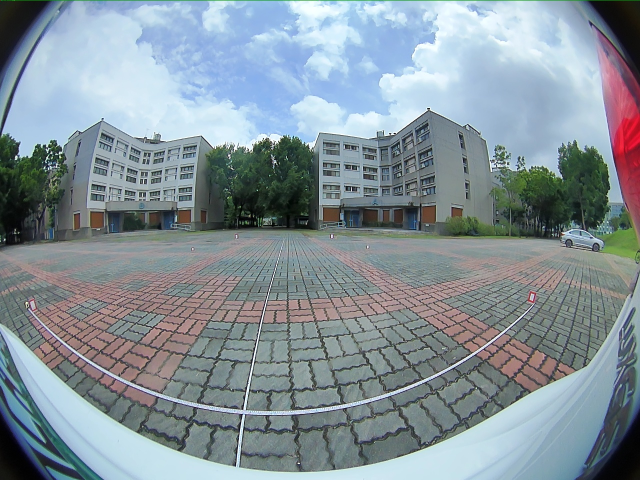
#> input picture py/val/back.jpg, 1280 x 960 px (shown at 1/2 size); its folder holds only this picture in this run
$ python valKD.py   (older library calls are emulated)
#> lines starting #> are read from the running program, lines starting #| are printed output that depends on the picture
#!/usr/bin/env python3
# -*- coding: utf-8 -*-
"""
undistort_val_display_expanded.py — 去畸變並擴大顯示範圍
使用 estimateNewCameraMatrixForUndistortRectify 調整輸出 FOV
"""

import os
import glob
import cv2
import numpy as np

# --- 1. 你的 K 和 D （請確認與先前校正結果一致） ---
K = np.array([[355.67876243,   0.        , 638.84520097],
              [  0.        , 354.84207135, 480.89256853],
              [  0.        ,   0.        ,   1.        ]], dtype=np.float64)
D = np.array([[ 0.0517522 ],
              [-0.0267777 ],
              [ 0.01933738],
              [-0.0052901 ]], dtype=np.float64)

# --- 2. 讀取範例影像取得尺寸 ---
input_dir = "val"
paths = sorted(glob.glob(os.path.join(input_dir, "*.*")))
if not paths:
    raise RuntimeError(f"找不到 {input_dir} 中的影像")
sample = cv2.imread(paths[0])
#> sample is the input picture: shape (960, 1280, 3); mean B, G, R 153.3, 145.7, 132.7
h, w = sample.shape[:2]
#> h = 960; w = 1280

# --- 3. 計算新的相機矩陣以擴大視野 ---
# balance: 0.0 → 最小裁切（畫面邊緣黑邊最少）
#          1.0 → 保留最大 FOV（可能有明顯黑邊）
balance   = 0.8
# fov_scale: >1.0 可再放大視角（有時會更黑）
fov_scale = 0.8

new_K = cv2.fisheye.estimateNewCameraMatrixForUndistortRectify(
    K, D, (w, h), np.eye(3),
    balance=balance, new_size=(w, h), fov_scale=fov_scale
)

# 產生去畸變 mapping
map1, map2 = cv2.fisheye.initUndistortRectifyMap(
    K, D, np.eye(3), new_K,
    (w, h), cv2.CV_16SC2
)

# --- 4. 逐張去畸變並顯示 ---
for img_path in paths:
    img = cv2.imread(img_path)
    if img is None:
        continue

    undist = cv2.remap(img, map1, map2, interpolation=cv2.INTER_LINEAR)
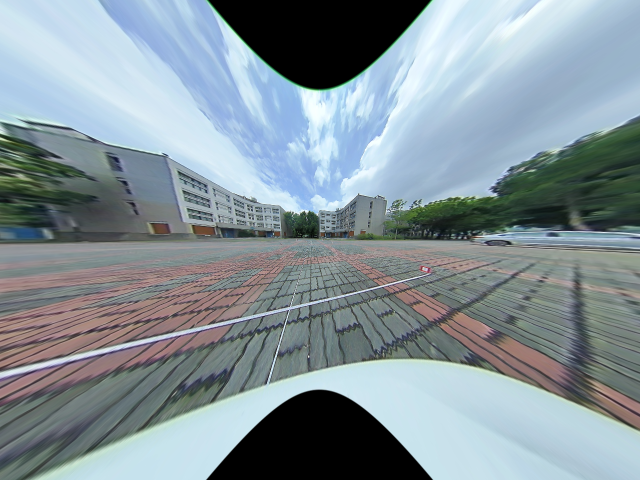
#> undist: shape (960, 1280, 3) (shown at 1/2 size); mean B, G, R 153.4, 146.4, 132.7

    # 並排顯示
    combined = np.hstack([cv2.resize(img, (w//2, h//2)),
                          cv2.resize(undist, (w//2, h//2))])
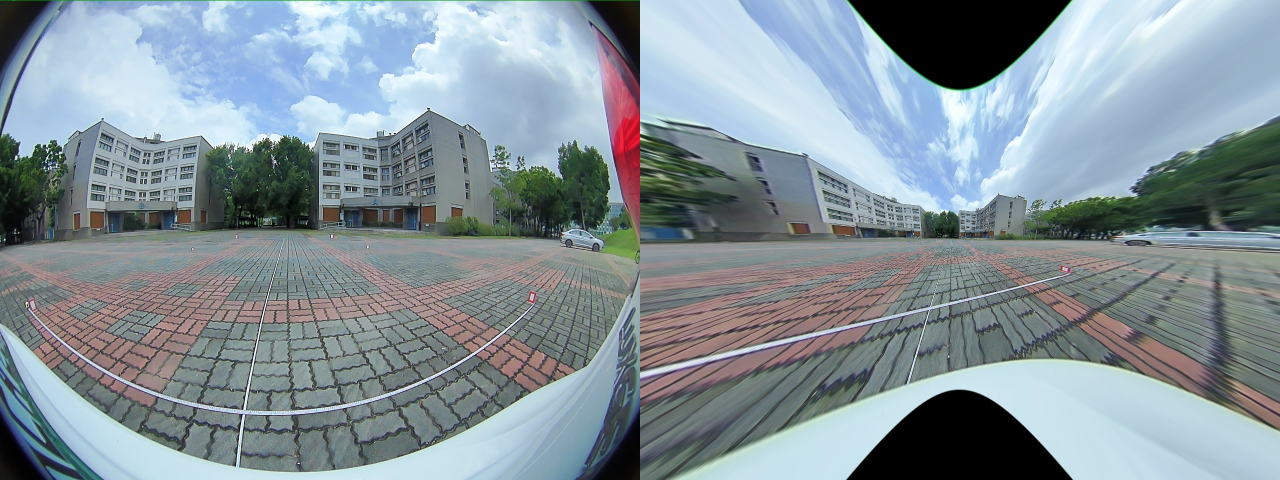
#> combined: shape (480, 1280, 3); mean B, G, R 153.4, 146.2, 132.8
    cv2.imshow('原圖 (左)  vs.  去畸變擴展 (右)', combined)

    print(f"Showing: {os.path.basename(img_path)}  — press any key")
    cv2.waitKey(0)

cv2.destroyAllWindows()

$ run again, on py/val/front.jpg
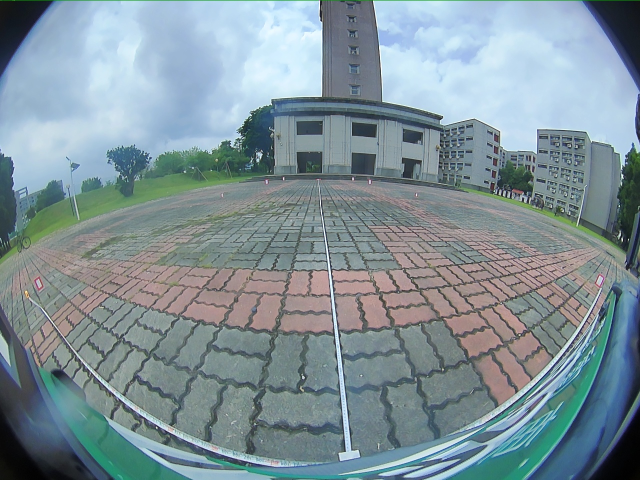
#> input picture py/val/front.jpg, 1280 x 960 px (shown at 1/2 size)
#> sample is the input picture: shape (960, 1280, 3); mean B, G, R 153, 145.7, 128
#> `undist = cv2.remap(img, map1, map2, interpolation=cv2.INTER_LINEAR)`:
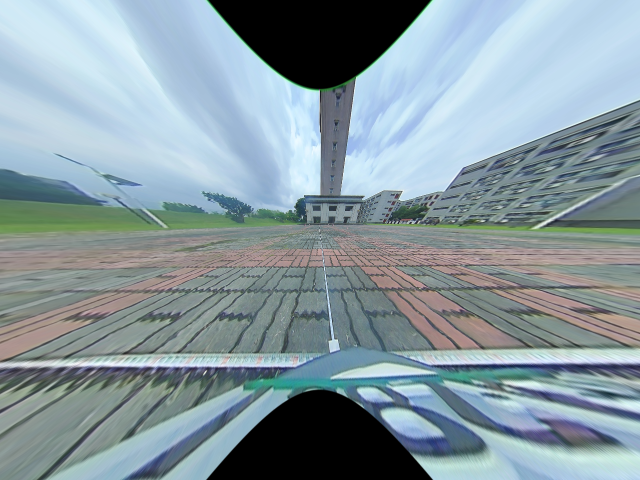
#> undist: shape (960, 1280, 3) (shown at 1/2 size); mean B, G, R 160.1, 152.6, 135.2
#> `combined = np.hstack([cv2.resize(img, (w//2, h//2)), cv2.resize(undist..`:
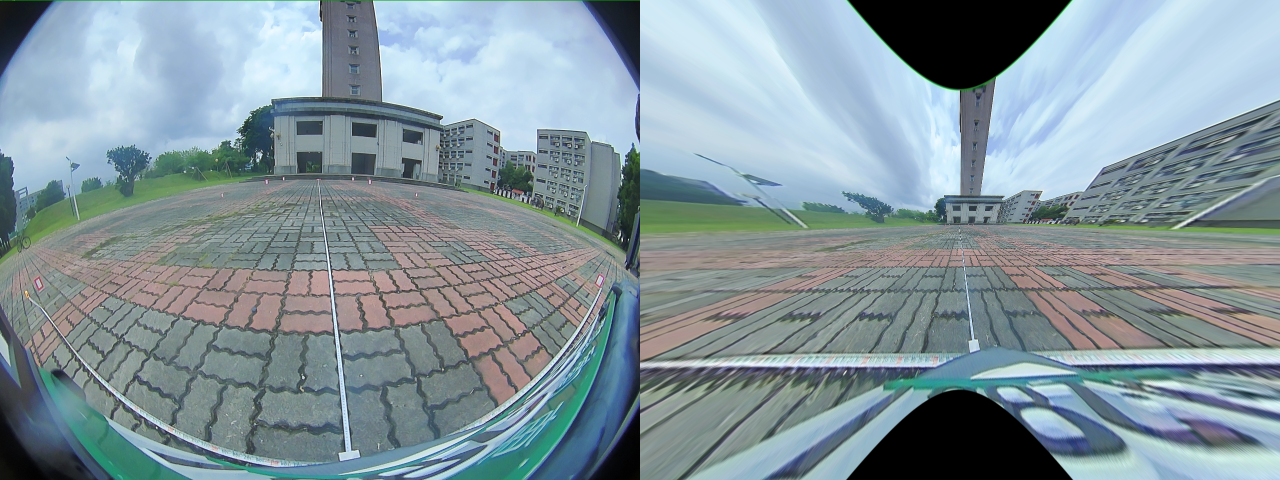
#> combined: shape (480, 1280, 3); mean B, G, R 156.7, 149.2, 131.8
